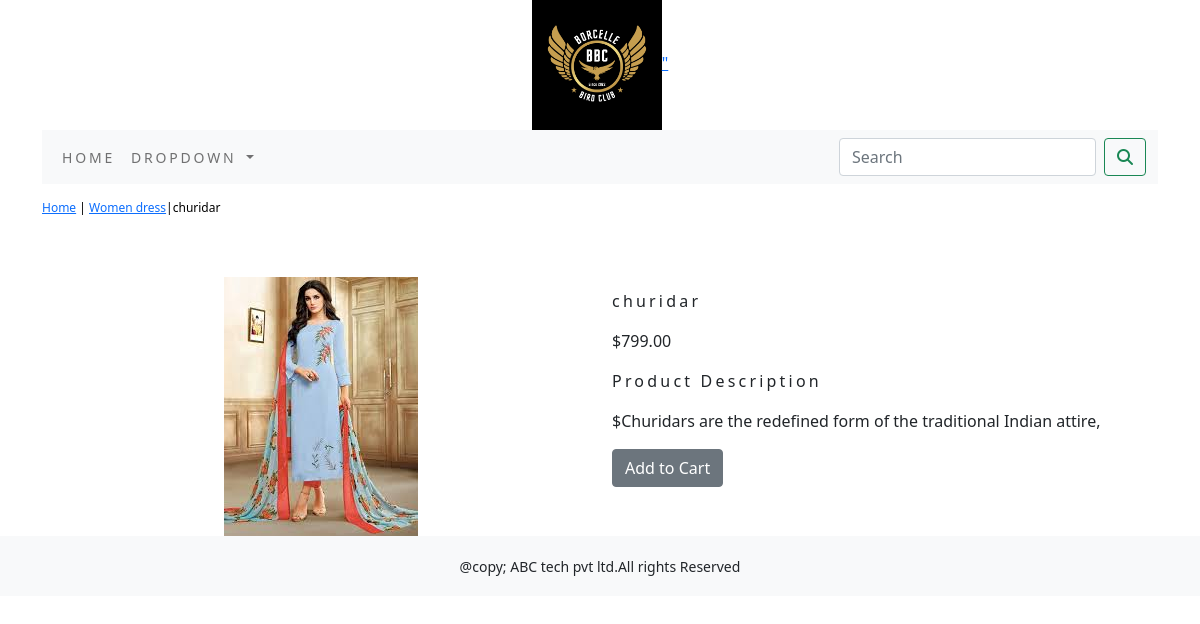
Screenshot of /shop/women-dress/churidar/ with the database file from the repository.
### shopapp/models.py (models this page shows, shortened)
class Product(models.Model):
    name=models.CharField(max_length=250,unique=True)
    slug=models.SlugField(max_length=250,unique=True)
    description=models.TextField(blank=True)
    price=models.DecimalField(max_digits=10,decimal_places=2)
    category=models.ForeignKey(Category,on_delete=models.CASCADE)
    image=models.ImageField(upload_to='product',blank=True)
    stock=models.IntegerField()
    available=models.BooleanField(default=True)
    created=models.DateTimeField(auto_now_add=True)
    updated=models.DateTimeField(auto_now=True)
    class Meta:
         ordering=('name',)
         verbose_name='product'
         verbose_name_plural='products'

class Category(models.Model):
    name=models.CharField(max_length=250,unique=True)
    slug=models.SlugField(max_length=250,unique=True)
    description=models.TextField(blank=True)
    image=models.ImageField(upload_to='category',blank=True)
    class Meta:
         ordering=('name',)
         verbose_name='category'
         verbose_name_plural='categories'
    def get_url(self):
        return reverse('shopapp:products_by_category',args=[self.slug])
    def __str__(self):
        return '{}'.format(self.name)

### shopapp/views.py (the view)
# urls.py: path('<slug:c_slug>/<slug:product_slug>/', views.proDetail,name='prodCatdetail')
def proDetail(request,c_slug,product_slug):
    try:
        product=Product.objects.get(category__slug=c_slug,slug=product_slug)
    except Exception as e:
        raise e
    return render(request,'product.html',{'product':product})

### cart/context_processors.py (called while the page is built)
def counter(request):
    item_count=0
    if 'admin' in request.path:
        return  {}
    else:
        try:
            cart=Cart.objects.filter(cart_id=_cart_id(request))
            cart_items=CartItem.objects.all().filter(cart=cart[:1])
            for cart_item in cart_items:
                item_count += cart_item.quantity
        except Cart.DoesNotExist:
            item_count =0
    return dict(item_count=item_count)

### cart/views.py (called while the page is built)
def _cart_id(request):
    cart=request.session.session_key
    if not cart:
        cart=request.session.create()
    return cart

### shopapp/context_processors.py (called while the page is built)
def menu_links(request):
    links=Category.objects.all()
    return dict(links=links)

### templates/product.html (shortened to what this page needs)
{% extends 'base.html' %}
{% load static %}
{% block content %}
<div class="row my_prod_row_class">
    <div class="mx_auto">
       <p> <a href="{% url 'shopapp:allProdCat' %}">Home<a/> | <a href ="{{product.category.get_url}}">{{product.category}}</a>|{{product.name}}</p>
    </div>
</div>
<div class="container">
<br>
<div class="row">
   <div class="col-md-12 col-sm-12 col-lg-6 text-center">
     <div style="min-width:18rem">
         <img src="{{product.image.url}}" alt="{{product.name}}">
       </div>
    </div>
        <div class="col-md-12 col-sm-12 col-md-12 col-lg-6">
            <div>
         <h1 class="my_prod_title">{{product.name}}</h1>
       <p>${{product.price}}</p>
       <p class="my_title">Product Description</p>
       <p class="text-justify my_rod_text">${{product.description}}</p>
      {% if product.stock <= 0 %}
      <p class="text-justify my_prod_text"><b>Out of stock</b></p>
      {% else %}
      <a class="btn btn-secondary" href="{% url 'cart:add_cart' product.id %}">Add to Cart</a>
       {% endif %}
     </div>
  </div>
 </div>
</div>
</div>
{% endblock %}

### static/css/custom.css (style rules this page uses)
body { font-family: 'Roboto', sans-serif; }
.my_title { font-size:16px; text_tranform:uppercase; letter-spacing:.2em; }
.my_prod_row_class { padding-top:15px; padding-bottom:20px }
.my_prod_row_class .mx_auto { color:#000; font-size:12px; text-decoration:none; }
.my_prod_title { font-size:16px; text_tranform:uppercase; letter-spacing:.2em; padding-top:15px; padding-bottom:10px; }

### rows the page displays
Product: category "Women dress", name "churidar", image (picture), price "799.00", description "Churidars are the redefined form of the traditional Indian attire,"
